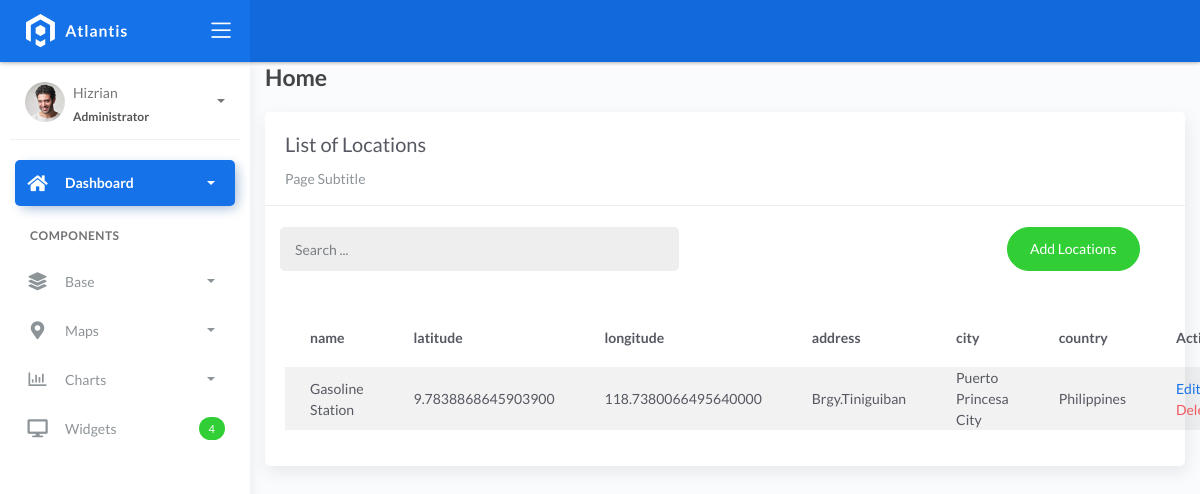
The app's page /Locations_list, older data.
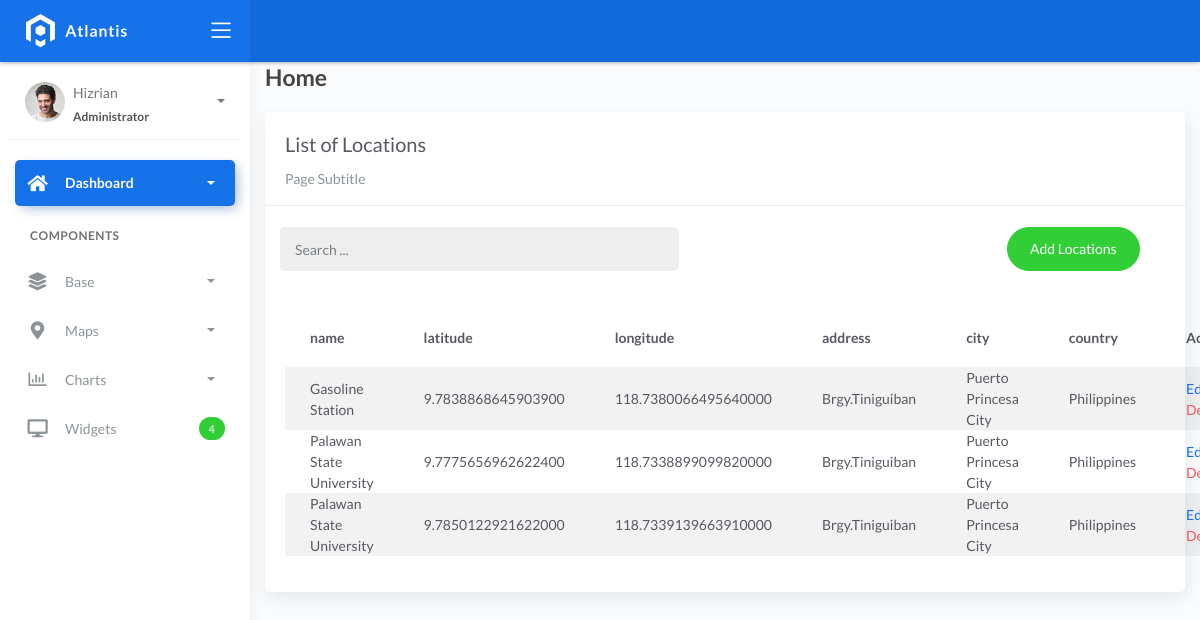
The same page, newer data.
### fire/models.py (models this page shows)
class BaseModel(models.Model):
    created_at = models.DateTimeField(auto_now_add=True, db_index=True)
    updated_at = models.DateTimeField(auto_now=True)
    class Meta:
        abstract = True

class Locations(BaseModel):
    name = models.CharField(max_length=150)
    latitude = models.DecimalField(
        max_digits=22, decimal_places=16, null=True, blank=True)
    longitude = models.DecimalField(
        max_digits=22, decimal_places=16, null=True, blank=True)
    address = models.CharField(max_length=150)
    city = models.CharField(max_length=150)  # can be in separate table
    country = models.CharField(max_length=150)  # can be in separate table

### fire/views.py (the view)
# urls.py: path('Locations_list', LocationsList.as_view(), name='Locations-list'),
class LocationsList(ListView):
    model = Locations
    context_object_name = 'Locations'
    template_name = 'Locations_list.html'
    paginate_by = 5

### templates/Locations_list.html (shortened to what this page needs)
{% extends 'base.html' %} {% load static %} {% block content %}
<div class="content">
    <div class="container-fluid">
        <h4 class="page-title">Home</h4>
        <div class="row">
            <div class="col-md-12">
                <div class="card">
                    <div class="card-header">
                        <div class="card-title">List of Locations</div>
                        <div class="card-category">Page Subtitle</div>
                    </div>
                    <br>
                        <div class="col-md-12 row">
                            <div class="col-md-6">
                                <form class="navbar-left navbar-form nav-search mr-md-3" action="{% url 'Locations-list' %}">
                                    <div class="input-group">
                                        <input type="text" placeholder="Search ..." class="form-control" name="q">
                                        <div class="input-group-append">
                                        <span class="input-group-text">
                                        </span>
                                        </div>
                                    </div>
                                </form>
                            </div>
                            <div class="col-md-6">
                                <div class="pull-right">
                                    <a href="{% url 'Locations-add' %}" class="btn btn-success btn-rounded">Add Locations</a>
                                </div>
                            </div>
                        </div>
                    <div class="card-body">
                        <table class="table table-striped mt-3">
                            <thead>
                                <tr>
                                    <th scope="col">name</th>
                                    <th scope="col">latitude</th>
                                    <th scope="col">longitude</th>
                                    <th scope="col">address</th>
                                    <th scope="col">city</th>
                                    <th scope="col">country</th>
                                    <th scope="col">Action</th>
                                </tr>
                            </thead>
                            <tbody>
                                {% for object in object_list %}
                                <tr>
                                    <td>{{ object.name }}</td>
                                    <td>{{ object.latitude }}</td>
                                    <td>{{ object.longitude }}</td>
                                    <td>{{ object.address }}</td>
                                    <td>{{ object.city}}</td>
                                    <td>{{ object.country }}</td>
                                    <td>
                                        <a href="Locations_list/{{ object.id }}">Edit</a>
                                        <a href="Locations_list/{{ object.id }}/delete" class="text-danger">Delete</a>
                                    </td>
                                </tr>
                                {% empty %}
                                <tr>
                                    <td colspan="4" style="text-align: center">
                                    <p class="text-sm font-weight-bold mb-0">No Records Found</p>
                                    </td>
                                </tr>
                                {% endfor %}
                            </tbody>
                        </table>
                    </div>
                </div>
            </div>
        </div>
    </div>
</div>
{% endblock %}

### templates/base.html (shortened to what this page needs)
{% load static %}
<!DOCTYPE html>
<html lang="en">
  <head>
    <link rel="stylesheet" href="{% static 'css/bootstrap.min.css' %}" />
    <link rel="stylesheet" href="{% static 'css/atlantis.min.css' %}" />
    <link rel="stylesheet" href="{% static 'css/demo.css' %}" />
  </head>
  <body>
    <div class="wrapper">
      <div class="main-header">
        <div class="logo-header" data-background-color="blue">
          <a href="index.html" class="logo">
            <img src="{% static 'img/logo.svg' %}" alt="navbar brand" class="navbar-brand" />
          </a>
          <div class="nav-toggle">
            <button class="btn btn-toggle toggle-sidebar">
              <i class="icon-menu"></i>
            </button>
          </div>
        </div>
        <nav class="navbar navbar-header navbar-expand-lg" data-background-color="blue2">
        </nav>
      </div>
      <div class="sidebar sidebar-style-2">
        <div class="sidebar-wrapper scrollbar scrollbar-inner">
          <div class="sidebar-content">
            <div class="user">
              <div class="avatar-sm float-left mr-2">
                <img src="{% static 'img/profile.jpg' %}" alt="..." class="avatar-img rounded-circle" />
              </div>
              <div class="info">
                <a data-toggle="collapse" href="#collapseExample" aria-expanded="true">
                  <span>
                    Hizrian
                    <span class="user-level">Administrator</span>
                    <span class="caret"></span>
                  </span>
                </a>
              </div>
            </div>
            <ul class="nav nav-primary">
              <li class="nav-item active">
                <a data-toggle="collapse" href="#dashboard" class="collapsed" aria-expanded="false">
                  <i class="fas fa-home"></i>
                  <p>Dashboard</p>
                  <span class="caret"></span>
                </a>
              </li>
              <li class="nav-section">
                <h4 class="text-section">Components</h4>
              </li>
              <li class="nav-item">
                <a data-toggle="collapse" href="#base">
                  <i class="fas fa-layer-group"></i>
                  <p>Base</p>
                  <span class="caret"></span>
                </a>
              </li>
              <li class="nav-item">
                <a data-toggle="collapse" href="#maps">
                  <i class="fas fa-map-marker-alt"></i>
                  <p>Maps</p>
                  <span class="caret"></span>
                </a>
              </li>
              <li class="nav-item">
                <a data-toggle="collapse" href="#charts">
                  <i class="far fa-chart-bar"></i>
                  <p>Charts</p>
                  <span class="caret"></span>
                </a>
              </li>
              <li class="nav-item">
                <a href="widgets.html">
                  <i class="fas fa-desktop"></i>
                  <p>Widgets</p>
                  <span class="badge badge-success">4</span>
                </a>
              </li>
            </ul>
          </div>
        </div>
      </div>
      <div class="main-panel">
        <div class="content">
          {% block content %}
          {% endblock %}
          </div>
        </div>
        <footer class="footer">
          <div class="container-fluid">
            <nav class="pull-left">
              <ul class="nav">
                <li class="nav-item">
                  <a class="nav-link" href="https://www.themekita.com"> ThemeKita </a>
                </li>
                <li class="nav-item">
                  <a class="nav-link" href="#"> Help </a>
                </li>
                <li class="nav-item">
                  <a class="nav-link" href="#"> Licenses </a>
                </li>
              </ul>
            </nav>
            <div class="copyright ml-auto">2018, made with  by <a href="https://www.themekita.com">ThemeKita</a></div>
          </div>
        </footer>
      </div>
  </body>
</html>

Row changes from the older to the newer data that the page shows:
added Locations: name "Palawan State University", latitude "9.7775656962622400", longitude "118.7338899099820000", address "Brgy.Tiniguiban", city "Puerto Princesa City", country "Philippines"
added Locations: name "Palawan State University", latitude "9.7850122921622000", longitude "118.7339139663910000", address "Brgy.Tiniguiban", city "Puerto Princesa City", country "Philippines"
